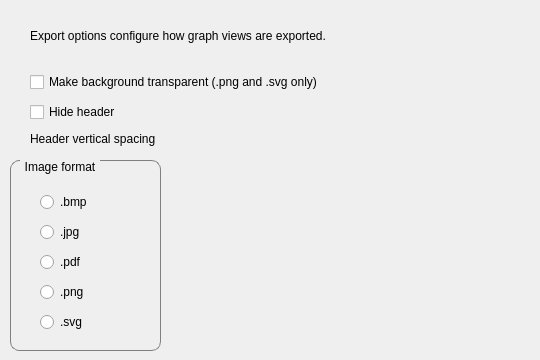
   <widget class="QWidget" name="export_tab">
    <attribute name="title">
     <string>Exported Views</string>
    </attribute>
    <widget class="QLabel" name="label_129">
     <property name="geometry">
      <rect>
       <x>30</x>
       <y>10</y>
       <width>501</width>
       <height>51</height>
      </rect>
     </property>
     <property name="text">
      <string>Export options configure how graph views are exported.</string>
     </property>
    </widget>
    <widget class="QCheckBox" name="export_header_is_hidden_cb">
     <property name="geometry">
      <rect>
       <x>30</x>
       <y>100</y>
       <width>261</width>
       <height>24</height>
      </rect>
     </property>
     <property name="text">
      <string>Hide header</string>
     </property>
    </widget>
    <widget class="QCheckBox" name="export_background_is_transparent_cb">
     <property name="geometry">
      <rect>
       <x>30</x>
       <y>70</y>
       <width>471</width>
       <height>24</height>
      </rect>
     </property>
     <property name="text">
      <string>Make background transparent (.png and .svg only)</string>
     </property>
    </widget>
    <widget class="QLabel" name="label_70">
     <property name="geometry">
      <rect>
       <x>30</x>
       <y>130</y>
       <width>161</width>
       <height>18</height>
      </rect>
     </property>
     <property name="text">
      <string>Header vertical spacing</string>
     </property>
    </widget>
    <widget class="SettingsSlider" name="export_header_vertical_spacing_slider" native="true">
     <property name="geometry">
      <rect>
       <x>190</x>
       <y>120</y>
       <width>200</width>
       <height>41</height>
      </rect>
     </property>
    </widget>
    <widget class="QGroupBox" name="groupBox_18">
     <property name="geometry">
      <rect>
       <x>10</x>
       <y>160</y>
       <width>151</width>
       <height>191</height>
      </rect>
     </property>
     <property name="styleSheet">
      <string notr="true">QGroupBox {
    border: 1px solid gray;
    border-radius: 9px;
    margin-top: 0.5em;
}

QGroupBox::title {
    subcontrol-origin: margin;
    left: 10px;
    padding: 0 3px 0 3px;
}</string>
     </property>
     <property name="title">
      <string>Image format</string>
     </property>
     <widget class="QRadioButton" name="export_image_format_bmp_rb">
      <property name="geometry">
       <rect>
        <x>30</x>
        <y>30</y>
        <width>121</width>
        <height>24</height>
       </rect>
      </property>
      <property name="text">
       <string>.bmp</string>
      </property>
      <attribute name="buttonGroup">
       <string notr="true">export_image_format_button_group</string>
      </attribute>
     </widget>
     <widget class="QRadioButton" name="export_image_format_jpg_rb">
      <property name="geometry">
       <rect>
        <x>30</x>
        <y>60</y>
        <width>121</width>
        <height>24</height>
       </rect>
      </property>
      <property name="text">
       <string>.jpg</string>
      </property>
      <attribute name="buttonGroup">
       <string notr="true">export_image_format_button_group</string>
      </attribute>
     </widget>
     <widget class="QRadioButton" name="export_image_format_pdf_rb">
      <property name="geometry">
       <rect>
        <x>30</x>
        <y>90</y>
        <width>121</width>
        <height>24</height>
       </rect>
      </property>
      <property name="text">
       <string>.pdf</string>
      </property>
      <attribute name="buttonGroup">
       <string notr="true">export_image_format_button_group</string>
      </attribute>
     </widget>
     <widget class="QRadioButton" name="export_image_format_png_rb">
      <property name="geometry">
       <rect>
        <x>30</x>
        <y>120</y>
        <width>121</width>
        <height>24</height>
       </rect>
      </property>
      <property name="text">
       <string>.png</string>
      </property>
      <attribute name="buttonGroup">
       <string notr="true">export_image_format_button_group</string>
      </attribute>
     </widget>
     <widget class="QRadioButton" name="export_image_format_svg_rb">
      <property name="geometry">
       <rect>
        <x>30</x>
        <y>150</y>
        <width>121</width>
        <height>24</height>
       </rect>
      </property>
      <property name="text">
       <string>.svg</string>
      </property>
      <attribute name="buttonGroup">
       <string notr="true">export_image_format_button_group</string>
      </attribute>
     </widget>
    </widget>
   </widget>
